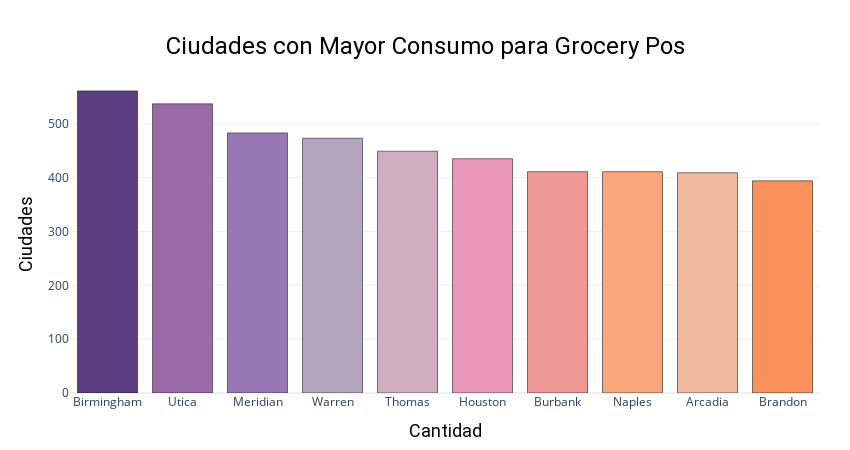

The notebook cell saved with this chart:
### Code cell
grocery_pos

### Figure 1 — Plotly figure (JSON) as saved in the notebook; plotly's stock layout.template omitted (floating-point values rounded to 4 significant figures)
{"data": [{"marker": {"color": ["#5b3e80", "#9b6ba9", "#9977b6", "#b4a6bf", "#d1aebf", "#ea96b9", "#ef9997", "#faa67b", "#efb99e", "#fa915c", "#bb7497", "#549fa3", "#547ca3", "#3776dc"], "line": {"color": "black", "width": 0.5}}, "orientation": "v", "type": "bar", "x": ["Birmingham", "Utica", "Meridian", "Warren", "Thomas", "Houston", "Burbank", "Naples", "Arcadia", "Brandon"], "y": [561, 537, 483, 473, 449, 435, 411, 411, 409, 394]}], "layout": {"height": 450, "hoverlabel": {"bgcolor": "white", "font": {"color": "black", "family": "Roboto", "size": 16}}, "margin": {"b": 30, "l": 70, "r": 30, "t": 75}, "title": {"font": {"color": "black", "family": "Roboto", "size": 24}, "pad": {"b": 90}, "text": "Ciudades con Mayor Consumo para Grocery Pos", "x": 0.5, "xanchor": "center", "yanchor": "top"}, "width": 850, "xaxis": {"title": {"font": {"color": "black", "family": "Roboto", "size": 18}, "text": "Cantidad"}}, "yaxis": {"automargin": true, "title": {"font": {"color": "black", "family": "Roboto", "size": 18}, "standoff": 10, "text": "Ciudades"}}}}
